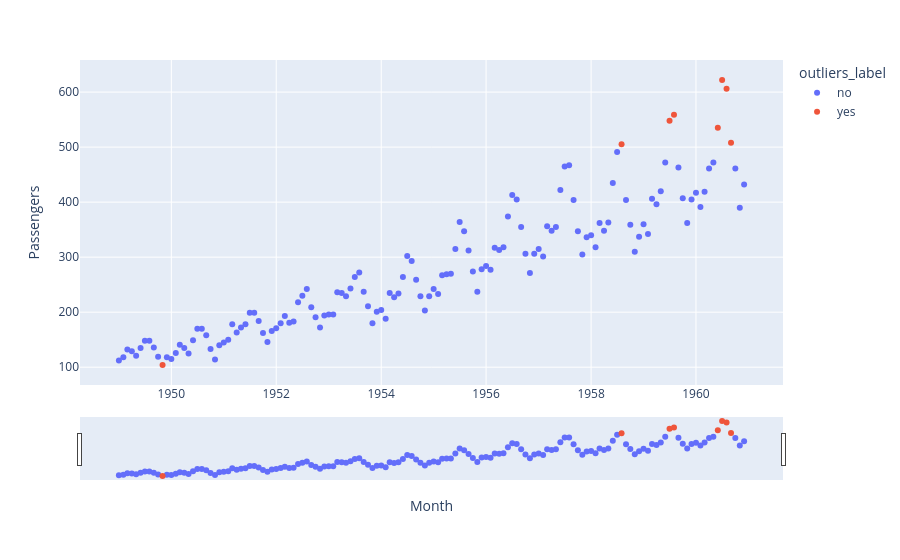

Notebook code cell kept with this figure:
### Markdown cell above
**Задание 3: Чувствительность алгоритма поиска аномалий**
В конце практики мы использовали алгоритм `IsolationForest` для поиска аномалий с крайне низким параметром `contamination=0.004`.
Измените этот параметр на `0.05` (поиск 5% самых аномальных периодов), обучите модель заново и отрисуйте график с новыми подсвеченными точками. Как поменялась картина, какие теперь месяцы считаются "нетипичными"?

### Code cell
from matplotlib import pyplot as plt
import pandas as pd
import numpy as np
import plotly.express as px
from sklearn.ensemble import IsolationForest

# Загружаем данные
passengers = pd.read_csv('data/passengers.csv')
passengers['Month'] = pd.to_datetime(passengers['Month'])
df = passengers.set_index('Month').sort_index()

# IsolationForest с contamination=0.05 
model = IsolationForest(
    contamination=0.05,
    random_state=42,
    bootstrap=True,     
    n_estimators=200    
)
model.fit(df[['Passengers']])

# Предсказываем аномалии (-1 = аномалия, 1 = норма)
df['outliers'] = model.predict(df[['Passengers']])

# Преобразуем для отображения
df['outliers_label'] = df['outliers'].apply(lambda x: 'yes' if x == -1 else 'no')

# Выводим аномальные месяцы
print("Аномальные месяцы (contamination=0.05):")
anomalies = df[df['outliers'] == -1]
print(anomalies[['Passengers']])
print(f"\nКоличество аномалий: {len(anomalies)}")

fig = px.scatter(df.reset_index(), x='Month', y='Passengers', color='outliers_label')
fig.update_xaxes(rangeslider_visible=True)
fig.show()

### Figure 1 — Plotly figure (JSON) as saved in the notebook; plotly's stock layout.template omitted (floating-point values rounded to 4 significant figures; data arrays with more than 128 entries replaced by an {"elided": "..."} marker saying what was removed)
{"data": [{"hovertemplate": "outliers_label=no<br>Month=%{x}<br>Passengers=%{y}<extra></extra>", "legendgroup": "no", "marker": {"color": "#636efa", "symbol": "circle"}, "mode": "markers", "name": "no", "orientation": "v", "showlegend": true, "type": "scatter", "x": {"elided": "136 str values"}, "xaxis": "x", "y": {"elided": "136 int values"}, "yaxis": "y"}, {"hovertemplate": "outliers_label=yes<br>Month=%{x}<br>Passengers=%{y}<extra></extra>", "legendgroup": "yes", "marker": {"color": "#EF553B", "symbol": "circle"}, "mode": "markers", "name": "yes", "orientation": "v", "showlegend": true, "type": "scatter", "x": ["1949-11-01T00:00:00", "1958-08-01T00:00:00", "1959-07-01T00:00:00", "1959-08-01T00:00:00", "1960-06-01T00:00:00", "1960-07-01T00:00:00", "1960-08-01T00:00:00", "1960-09-01T00:00:00"], "xaxis": "x", "y": [104, 505, 548, 559, 535, 622, 606, 508], "yaxis": "y"}], "layout": {"legend": {"title": {"text": "outliers_label"}, "tracegroupgap": 0}, "margin": {"t": 60}, "xaxis": {"anchor": "y", "domain": [0, 1], "rangeslider": {"visible": true}, "title": {"text": "Month"}}, "yaxis": {"anchor": "x", "domain": [0, 1], "title": {"text": "Passengers"}}}}
